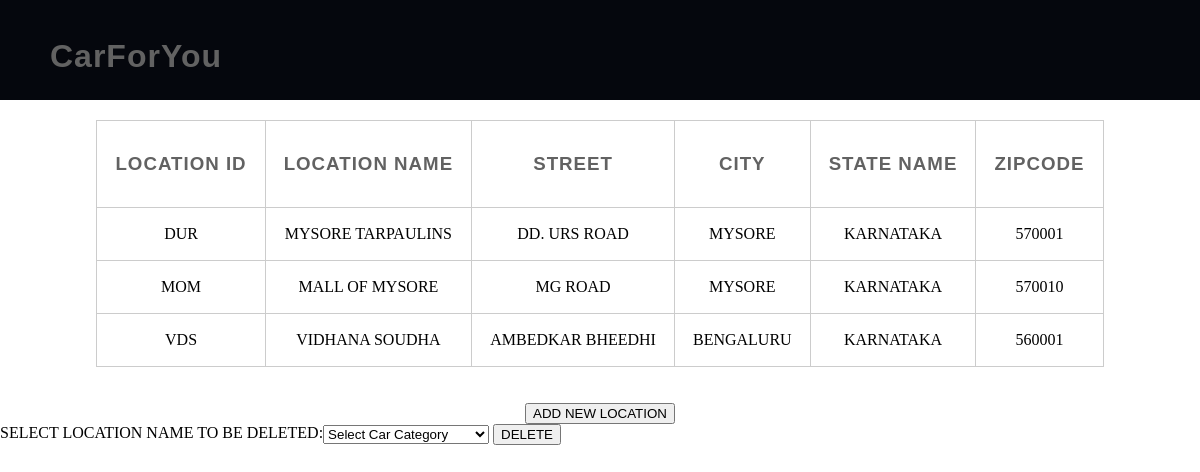
Screenshot of /admin/editloc.php with the database file from the repository.
### tables this page shows
CREATE TABLE `location_details` (
  `LOCATION_ID` char(4) NOT NULL,
  `LOCATION_NAME` varchar(50) NOT NULL,
  `STREET` varchar(30) NOT NULL,
  `CITY` varchar(20) NOT NULL,
  `STATE_NAME` varchar(20) NOT NULL,
  `ZIPCODE` int(11) NOT NULL
);

### admin/editloc.php (the view, shortened to what this page needs)
<!DOCTYPE html>
<html lang="en">
<head>
	<link rel="stylesheet" type="text/css" href="css/reset.css">
	<link rel="stylesheet" type="text/css" href="css/responsive.css">
</head>
<body>
	<section class="">
		<?php
        include 'header.php';
        $loc = "SELECT * FROM location_details";
        $loc1 = $conn->query($loc);
        ?>
        <div class="cal">
        <table class="invc">
            <tr>
            <td><h3>LOCATION ID</h3></td>
            <td><h3>LOCATION NAME</h3></td>
            <td><h3>STREET</h3></td>
            <td><h3>CITY</h3></td>
            <td><h3>STATE NAME</h3></td>
            <td><h3>ZIPCODE</h3></td>
            </tr>
        <?php
        while($locw1=$loc1->fetch_assoc())
        {
            ?>
            <tr>
            <td><?php echo $locw1['LOCATION_ID'] ?></td>
            <td><?php echo $locw1['LOCATION_NAME'] ?></td>
            <td><?php echo $locw1['STREET'] ?></td>
            <td><?php echo $locw1['CITY'] ?></td>
            <td><?php echo $locw1['STATE_NAME'] ?></td>
            <td><?php echo $locw1['ZIPCODE'] ?></td>
            </tr>
        <?php }
        ?>
		</table></div>
        <form method="post">
			<table class="inv">
                <tr>
                <td>SELECT LOCATION NAME TO BE DELETED:</td>
                        <td>
                            <select name="LOCATION_DEL" required>
								<option> Select Car Category </option>
							</select>
                            <input type="submit" name='loc_delete' value="DELETE">
                        </td>
                </tr><br>
                <tr>
                <input type="submit" name='add' value="ADD NEW LOCATION">
                </tr>
            </table>
		</form>
	</section>
</body>
</html>

### admin/css/responsive.css (style rules this page uses)
body { background: #fff; }
h1, h2, h3, h4, h5, h6 { color: #626262; font-family: "lato-regular", Helvetica, Arial, sans-serif; letter-spacing: 1px; }
h3 { font-size: 1.17em; margin: .83em 0 }
h1, h2, h3, h4, h5, h6 { font-weight: bolder }
.cal { display: flex; }
.invc { margin: 20px auto; }
.invc tr { text-align: center; }
.invc th, .invc td { border: 1px solid #cccccc; padding: 15px; padding: 18px; }

### rows the page displays
location_details: LOCATION_ID "DUR", LOCATION_NAME "MYSORE TARPAULINS", STREET "DD. URS ROAD", CITY "MYSORE", STATE_NAME "KARNATAKA", ZIPCODE "570001"
location_details: LOCATION_ID "MOM", LOCATION_NAME "MALL OF MYSORE", STREET "MG ROAD", CITY "MYSORE", STATE_NAME "KARNATAKA", ZIPCODE "570010"
location_details: LOCATION_ID "VDS", LOCATION_NAME "VIDHANA SOUDHA", STREET "AMBEDKAR BHEEDHI", CITY "BENGALURU", STATE_NAME "KARNATAKA", ZIPCODE "560001"
